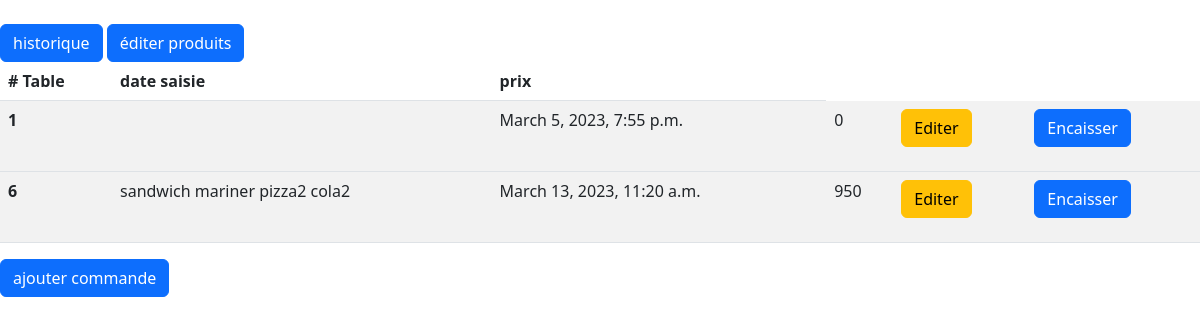
The page /caissierAdmin on the database its author committed.
### main/models.py (models this page shows, shortened)
class Command(models.Model):
    commtypeChoices = [('1','emporter'),('2','a table')]
    commType = models.CharField(max_length=1,help_text='choisit le type de la command',choices=commtypeChoices,verbose_name='type de command')
    tableNum = models.IntegerField(null=False,help_text='enter le numero de la table',verbose_name='numero de table')
    prods = models.ManyToManyField(Products)
    dateComm = models.DateTimeField(auto_now_add=True,verbose_name='temps creation de la command')
    encaisser = models.BooleanField(verbose_name='status d encaissemnt',default=False)
    encaissementTime = models.DateTimeField(auto_now_add=True,verbose_name='temps encaissement')
    flaged = models.BooleanField(verbose_name='modification au command')
    commPrice = models.IntegerField(verbose_name='prix total command',default=0,null=False)

class Products(models.Model):
    prodCatChoices = [
        ('1', 'Traditionelle'),
        ('2', 'Modern'),
        ('3', 'Boissant')
    ]
    prodName = models.CharField(max_length=30,null=False,help_text='entrer le nom de produit',verbose_name='nom de produit')
    prodPrix = models.IntegerField(null=False,help_text='prix de produit',verbose_name='prix de produit')
    prodCat = models.CharField(max_length=1,choices=prodCatChoices,null=False,help_text='choisit la categorie de ce produit',verbose_name='categorie de produit')
    isActive = models.BooleanField(help_text='activer ou desactiver ce produit', verbose_name='status de produit',default=True)
    img=models.ImageField(default='default.jpg',upload_to='profile_pics')

### main/views.py (the view)
# urls.py: path('caissierAdmin', caissierAdminView, name='caissierAdmin'),
def caissierAdminView(request):
    context = {}
    context['commands'] = Command.objects.all()
    return render(request,"main/caissierAdmin.html",context)

### main/templates/main/caissierAdmin.html (shortened to what this page needs)
{% extends 'base.html'%}
{% block body%}
    <span >
      <button class="btn btn-primary" type="submit" name="button_ajouter" >historique</button>
      <a href="editer-products"><button class="btn btn-primary"> éditer produits</button></a>
    </span>
    <table class="table table-hover table-striped" id="widget">
        <thead>
          <tr>
            <th scope="col"># Table</th>
            <th scope="col">date saisie</th>
            <th scope="col">prix</th>
        </tr>
        </thead>
                  {% for command in commands %}
                  {% if command.encaisser is False %}
                  <tbody  >
                    <tr id="commTr_{{command.id}}">
                      <th scope="row">{{command.id}}</th>
                      <td>{% for prod in command.prods.all%}
                        {{prod.prodName}}
                        {% endfor %}
                      </td>
                      <td>{{command.dateComm}}</td>
                      <td>{{command.commPrice}}</td>
                      <td><form method="post" action="editer-command">{% csrf_token %}
                          <button class="btn btn-warning" type="submit" name="edit" value={{command.id}}>Editer</button>
                          </form>
                      </td>
                      <td>
                          <button class="btn btn-primary process-button"  name="encaissment" value={{command.id}} onclick="removeComm(this)">Encaisser</button>
                      </td>
                    </tr>
                  </tbody>
                  {% endif %}
                  {% endfor %}
      </table>
      <a href="ajouter-command"><button class="btn btn-primary" type="submit" name="button_ajouter" >ajouter commande</button></a>
{% endblock body%}

### rows shown on the page
Command: id "1", dateComm "March 5, 2023, 7:55 p.m.", commPrice "0"
Command: id "6", dateComm "March 13, 2023, 11:20 a.m.", commPrice "950"
Products: prodName "sandwich mariner"
Products: prodName "pizza2"
Products: prodName "cola2"
